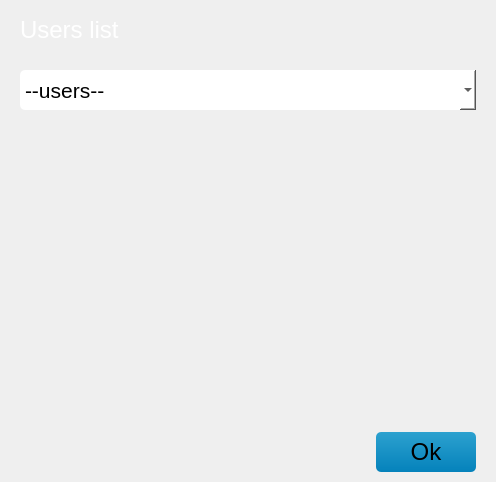
<?xml version="1.0" encoding="UTF-8"?>
<ui version="4.0">
 <class>container_ui</class>
 <widget class="QWidget" name="container_ui">
  <property name="geometry">
   <rect>
    <x>0</x>
    <y>0</y>
    <width>496</width>
    <height>482</height>
   </rect>
  </property>
  <property name="minimumSize">
   <size>
    <width>0</width>
    <height>0</height>
   </size>
  </property>
  <property name="maximumSize">
   <size>
    <width>600</width>
    <height>500</height>
   </size>
  </property>
  <layout class="QGridLayout" name="central_layout">
   <property name="sizeConstraint">
    <enum>QLayout::SetDefaultConstraint</enum>
   </property>
   <property name="leftMargin">
    <number>20</number>
   </property>
   <property name="topMargin">
    <number>10</number>
   </property>
   <property name="rightMargin">
    <number>20</number>
   </property>
   <property name="bottomMargin">
    <number>10</number>
   </property>
   <property name="horizontalSpacing">
    <number>10</number>
   </property>
   <property name="verticalSpacing">
    <number>20</number>
   </property>
   <item row="0" column="0">
    <widget class="QLabel" name="user_list_label">
     <property name="minimumSize">
      <size>
       <width>0</width>
       <height>40</height>
      </size>
     </property>
     <property name="maximumSize">
      <size>
       <width>16777215</width>
       <height>40</height>
      </size>
     </property>
     <property name="styleSheet">
      <string notr="true">background-color: transparent;
font-size: 18pt;
font-weight:40; 
 color: #ffffff;</string>
     </property>
     <property name="text">
      <string>Users list</string>
     </property>
    </widget>
   </item>
   <item row="14" column="0" colspan="2">
    <spacer name="verticalSpacer">
     <property name="orientation">
      <enum>Qt::Vertical</enum>
     </property>
     <property name="sizeHint" stdset="0">
      <size>
       <width>20</width>
       <height>40</height>
      </size>
     </property>
    </spacer>
   </item>
   <item row="1" column="0" colspan="2">
    <widget class="QComboBox" name="users_list_combo">
     <property name="minimumSize">
      <size>
       <width>150</width>
       <height>40</height>
      </size>
     </property>
     <property name="maximumSize">
      <size>
       <width>16777215</width>
       <height>40</height>
      </size>
     </property>
     <property name="styleSheet">
      <string notr="true">background-color: rgb(255, 255, 255);
border-radius: 5px;
font-size: 16pt; 
font-weight:40; 
color: #000000;</string>
     </property>
     <item>
      <property name="text">
       <string>--users--</string>
      </property>
     </item>
    </widget>
   </item>
   <item row="15" column="0">
    <spacer name="horizontalSpacer">
     <property name="orientation">
      <enum>Qt::Horizontal</enum>
     </property>
     <property name="sizeHint" stdset="0">
      <size>
       <width>40</width>
       <height>20</height>
      </size>
     </property>
    </spacer>
   </item>
   <item row="15" column="1">
    <widget class="QPushButton" name="remove_button">
     <property name="minimumSize">
      <size>
       <width>100</width>
       <height>40</height>
      </size>
     </property>
     <property name="maximumSize">
      <size>
       <width>16777215</width>
       <height>50</height>
      </size>
     </property>
     <property name="styleSheet">
      <string notr="true">background-color:qlineargradient(x1: 0, y1: 0, x2: 0, y2: 1, stop: 0 #2ca1cf, stop: 1 #0482bb);
border: 2px #616763;
border-radius: 5px;
font-size: 18pt; 
font-weight:40; 
color: #000000;</string>
     </property>
     <property name="text">
      <string>Ok</string>
     </property>
    </widget>
   </item>
  </layout>
 </widget>
 <layoutdefault spacing="10" margin="11"/>
 <resources/>
 <connections/>
</ui>
